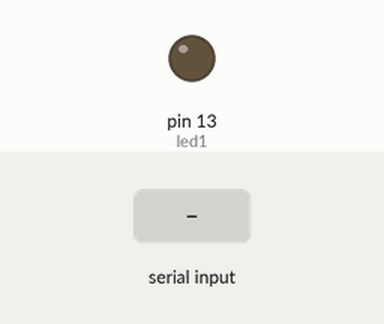
This sketch was run on a simulated Arduino Uno, built with avr-gcc and run on an emulated ATmega328P. On the bench: output pins drawn as LEDs (lit = HIGH). The inputs (shaded band) are chosen by the test bench. What the sketch prints to the serial monitor is not drawn.

Above: at 1.2 s.
1.3 s: "A" received over Serial
At 1.9 s:
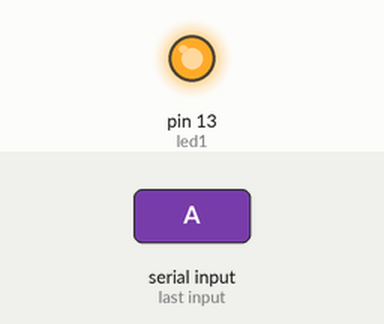
2.8 s: "B" received over Serial
At 3.1 s:
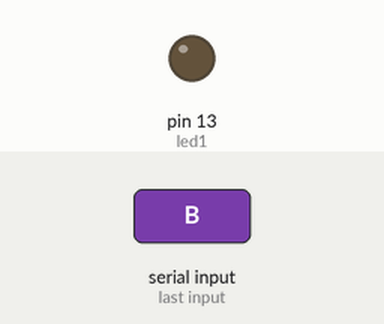
4.3 s: "a" received over Serial
At 5.4 s:
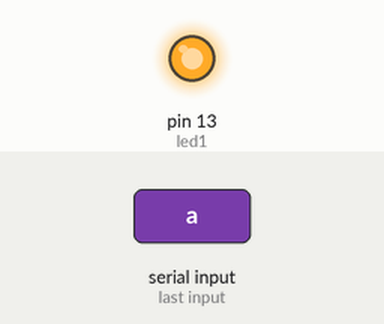
Timing chart, 0 to 7.3 s (numbered marks = the images above; inputs shaded):
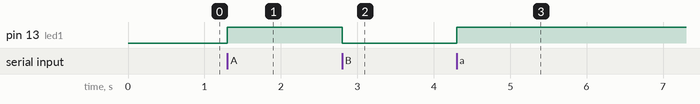

Measured:
- after the input at 1.3 s, pin 13 (led1): LOW → HIGH at once
- after the input at 2.8 s, pin 13 (led1): HIGH → LOW at once
- after the input at 4.3 s, pin 13 (led1): LOW → HIGH at once

The sketch:

serial_ledControl.ino
```cpp
int led1 = 13;

void setup() {
  // put your setup code here, to run once:
  Serial.begin(9600);
  Serial.println("Hello world");
  pinMode(led1,OUTPUT);

}

void loop()
{
  if(Serial.available() > 0)
  {
      int rxd = Serial.read();
      if(rxd == 'A' || rxd == 'a')    // check if received character is small 'a' or CAPS 'A'
      {
        digitalWrite(led1,HIGH);
      }
      if(rxd == 'B' || rxd == 'b')    // check if received character is small 'b' or CAPS 'B'
      {
        digitalWrite(led1,LOW);
      }
  }
}
```
